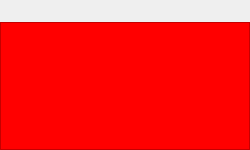
<?xml version="1.0" encoding="UTF-8"?>
<ui version="4.0">
 <class>errorForm</class>
 <widget class="QWidget" name="errorForm">
  <property name="geometry">
   <rect>
    <x>0</x>
    <y>0</y>
    <width>250</width>
    <height>150</height>
   </rect>
  </property>
  <property name="windowTitle">
   <string>Form</string>
  </property>
  <widget class="QPushButton" name="btnHide">
   <property name="geometry">
    <rect>
     <x>200</x>
     <y>0</y>
     <width>50</width>
     <height>25</height>
    </rect>
   </property>
   <property name="styleSheet">
    <string notr="true">QPushButton {
    font-size:13px;
	font-weight:normal;
    background-color:transparent;
	color:#efefef;
    border:1px solid #efefef;
	padding-bottom:3px;
	font-family:UTM Avo;
}

QPushButton::hover {
    background-color:#16a085;
}

QPushButton::pressed {
    background-color:#2ecc71;
}</string>
   </property>
   <property name="text">
    <string>Hide</string>
   </property>
  </widget>
  <widget class="QTextEdit" name="teErrorDisplay">
   <property name="geometry">
    <rect>
     <x>0</x>
     <y>22</y>
     <width>250</width>
     <height>128</height>
    </rect>
   </property>
   <property name="styleSheet">
    <string notr="true">QTextEdit {
	color:#efefef;
   background-color:red;
}</string>
   </property>
  </widget>
 </widget>
 <resources/>
 <connections/>
</ui>
